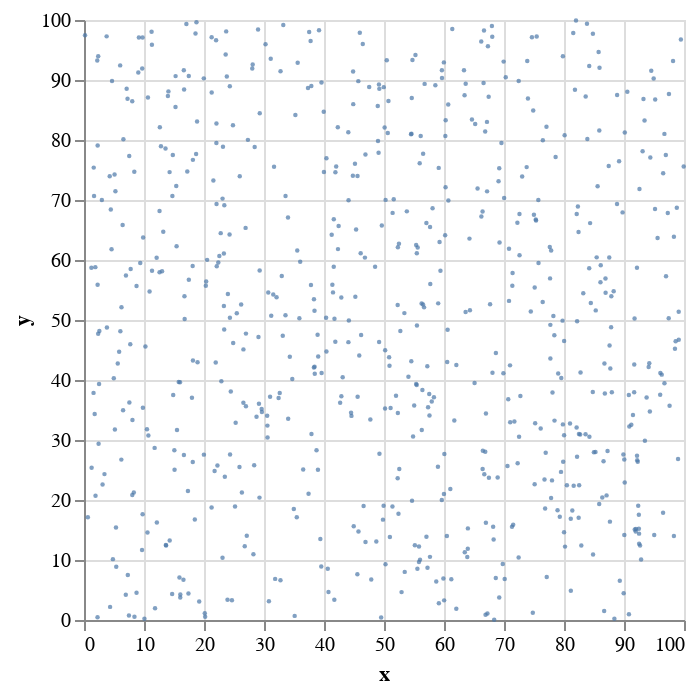

Source (notebook cell):
### Markdown cell above
And now the same but using altair instead of seaborn. The syntax for building this type in Altair is pretty straight forward.

### Code cell
# Basic scatterplot in Altair
alt.Chart(df).mark_circle(size=5).encode(
    x='x',
    y='y')

### Figure 1 — Vega-Lite specification as saved in the notebook (floating-point values rounded to 4 significant figures; data arrays with more than 128 entries replaced by an {"elided": "..."} marker saying what was removed)
{"config": {"view": {"continuousWidth": 300, "continuousHeight": 300}}, "data": {"name": "data-727165ceb4fc2e3d5818c5eb598ef297"}, "mark": {"type": "circle", "size": 5}, "encoding": {"x": {"field": "x", "type": "quantitative"}, "y": {"field": "y", "type": "quantitative"}}, "$schema": "https://vega.github.io/schema/vega-lite/v5.20.1.json", "datasets": {"data-727165ceb4fc2e3d5818c5eb598ef297": {"elided": "700 records"}}}
